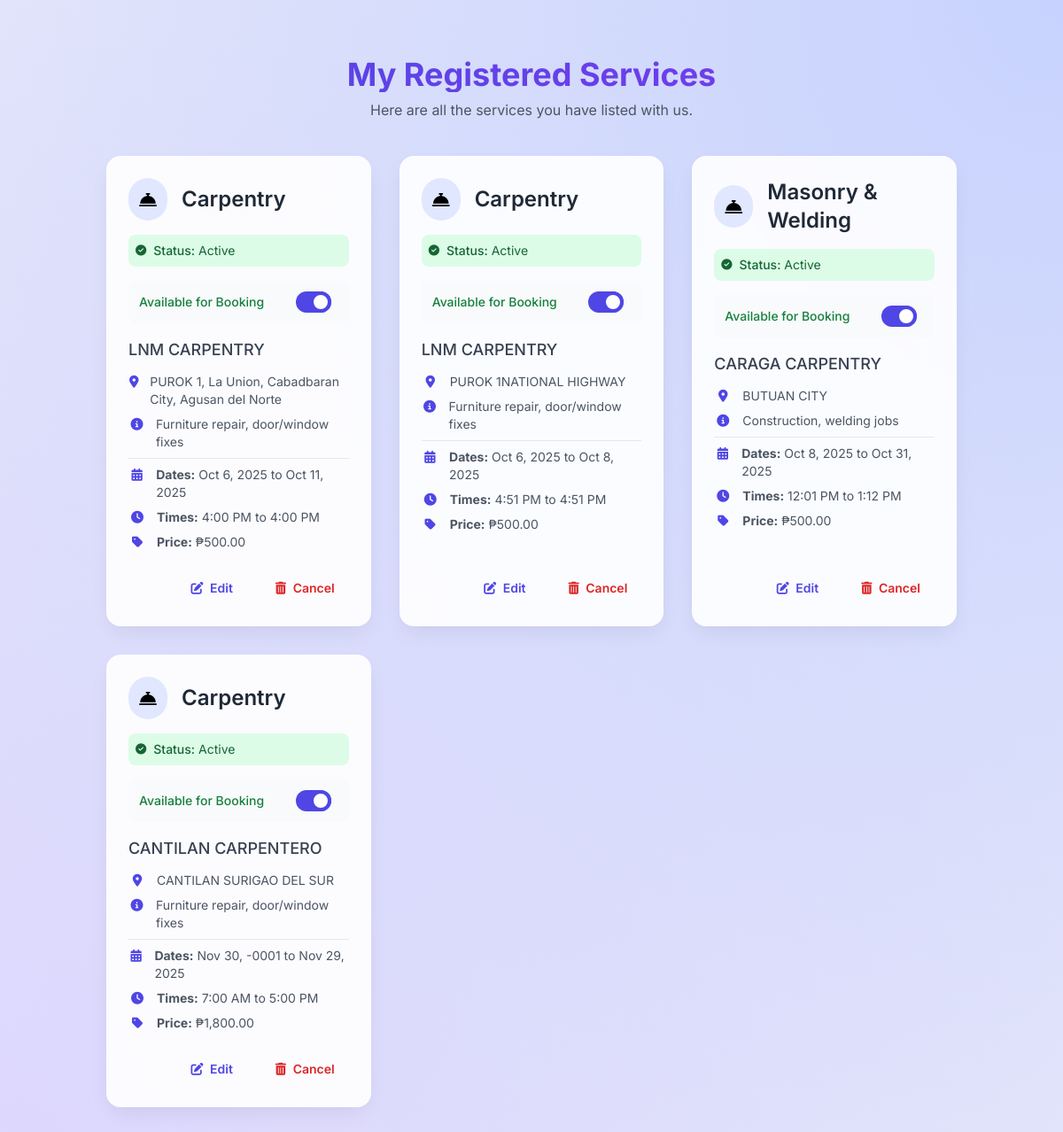
The page /content/view_listings.php (signed in) on the database its author committed.
### tables this page shows
CREATE TABLE `service_providers` (
  `id` int(11) NOT NULL,
  `user_id` int(11) NOT NULL,
  `company_name` varchar(255) NOT NULL,
  `company_address` text NOT NULL,
  `company_email` varchar(255) NOT NULL,
  `contact_number` varchar(50) NOT NULL,
  `service_name` varchar(255) NOT NULL,
  `description` text DEFAULT NULL,
  `registration_date` timestamp NOT NULL DEFAULT current_timestamp(),
  `service_id` int(11) DEFAULT NULL,
  `service_description` text DEFAULT NULL,
  `price` decimal(10,2) NOT NULL,
  `available_date` date NOT NULL DEFAULT '2025-01-01',
  `available_time` time NOT NULL DEFAULT '00:00:00',
  `is_approved` int(11) NOT NULL,
  `available_date_from` date DEFAULT NULL,
  `available_date_to` date DEFAULT NULL,
  `available_time_from` time DEFAULT NULL,
  `available_time_to` time DEFAULT NULL,
  `is_available` tinyint(1) NOT NULL DEFAULT 1
);

### content/view_listings.php (the view, shortened to what this page needs)
<?php
require '../db.php';
$user_id = $_SESSION['user_id'];
$sql = "SELECT
            id, service_name, company_name, company_address, service_description, is_approved,
            available_date_from, available_date_to, available_time_from, available_time_to, price,
            is_available
        FROM service_providers
        WHERE user_id = ?";
$stmt = $conn->prepare($sql);
$stmt->bind_param("i", $user_id);
if (!$stmt->execute()) { die("Error executing query: " . $stmt->error); }
$result = $stmt->get_result();
$services = $result->fetch_all(MYSQLI_ASSOC);
?>
<!DOCTYPE html>
<html lang="en">
<head>
    <script src="https://cdn.tailwindcss.com"></script>
    <link rel="stylesheet" href="https://cdnjs.cloudflare.com/ajax/libs/font-awesome/6.4.0/css/all.min.css">
</head>
<body>
    <div class="container mx-auto p-4 md:p-8">
        <div class="text-center mb-10">
             <h1 class="text-3xl md:text-4xl font-bold header-gradient mb-2">My Registered Services</h1>
            <p class="text-gray-600">Here are all the services you have listed with us.</p>
        </div>
        <?php if (!empty($services)): ?>
            <div class="grid grid-cols-1 md:grid-cols-2 lg:grid-cols-3 gap-8">
                <?php foreach ($services as $service): ?>
                    <div class="card p-6">
                        <div class="flex-grow">
                             <div class="flex items-center mb-4">
                                <div class="bg-indigo-100 text-primary p-3 rounded-full mr-4"><i class="fas fa-concierge-bell fa-lg"></i></div>
                                <h2 class="text-2xl font-semibold text-gray-800"><?php echo htmlspecialchars($service['service_name']); ?></h2>
                            </div>
                            <?php if ($service['is_approved'] == 0): ?>
                                <div class="mb-4 p-2 text-sm text-yellow-800 rounded-lg bg-yellow-100 flex items-center" role="alert"><i class="fas fa-clock fa-sm mr-2"></i><span class="font-medium">Status:</span>&nbsp;Pending Approval</div>
                            <?php else: ?>
                                <div class="mb-4 p-2 text-sm text-green-800 rounded-lg bg-green-100 flex items-center" role="alert"><i class="fas fa-check-circle fa-sm mr-2"></i><span class="font-medium">Status:</span>&nbsp;Active</div>
                            <?php endif; ?>
                            <div class="flex items-center justify-between mb-4 bg-gray-50 p-3 rounded-lg">
                                <span id="availability-label-<?php echo $service['id']; ?>" class="font-medium text-sm <?php echo $service['is_available'] ? 'text-green-700' : 'text-gray-500'; ?>">
                                    <?php echo $service['is_available'] ? 'Available for Booking' : 'Not Available'; ?>
                                </span>
                                <div class="relative inline-block w-10 mr-2 align-middle select-none transition duration-200 ease-in">
                                    <input type="checkbox" name="toggle" id="toggle-<?php echo $service['id']; ?>" class="availability-toggle toggle-checkbox absolute block w-6 h-6 rounded-full bg-white border-4 appearance-none cursor-pointer"
                                           data-id="<?php echo $service['id']; ?>" <?php echo $service['is_available'] ? 'checked' : ''; ?>/>
                                </div>
                            </div>
                            <h3 class="text-lg font-medium text-gray-700 mb-3"><?php echo htmlspecialchars($service['company_name']); ?></h3>
                            <div class="service-details text-sm space-y-2">
                                <p><i class="fas fa-map-marker-alt"></i><span><?php echo htmlspecialchars($service['company_address']); ?></span></p>
                                <p><i class="fas fa-info-circle"></i><span><?php echo nl2br(htmlspecialchars($service['service_description'])); ?></span></p>
                                <hr class="my-3">
                                <p><i class="fas fa-calendar-alt"></i><span><strong>Dates:</strong> <?php echo date("M j, Y", strtotime($service['available_date_from'])) . " to " . date("M j, Y", strtotime($service['available_date_to'])); ?></span></p>
                                <p><i class="fas fa-clock"></i><span><strong>Times:</strong> <?php echo date("g:i A", strtotime($service['available_time_from'])) . " to " . date("g:i A", strtotime($service['available_time_to'])); ?></span></p>
                                <p><i class="fas fa-tag"></i><span><strong>Price:</strong> ₱<?php echo number_format($service['price'], 2); ?></span></p>
                            </div>
                        </div>
                        <div class="mt-6 flex justify-end items-center gap-4">
                            <button class="show-edit-modal inline-block px-4 py-2 text-sm font-semibold text-indigo-600 rounded-md hover:bg-indigo-100 transition-colors duration-200"
                                    data-id="<?php echo htmlspecialchars($service['id']); ?>"
                                    data-company-name="<?php echo htmlspecialchars($service['company_name']); ?>"
                                    data-company-address="<?php echo htmlspecialchars($service['company_address']); ?>"
                                    data-service-description="<?php echo htmlspecialchars($service['service_description']); ?>"
                                    data-date-from="<?php echo htmlspecialchars($service['available_date_from']); ?>"
                                    data-date-to="<?php echo htmlspecialchars($service['available_date_to']); ?>"
                                    data-time-from="<?php echo htmlspecialchars($service['available_time_from']); ?>"
                                    data-time-to="<?php echo htmlspecialchars($service['available_time_to']); ?>"
                                    data-price="<?php echo htmlspecialchars($service['price']); ?>">
                                <i class="fas fa-edit mr-1"></i> Edit
                            </button>
                             <a href="#" class="show-cancel-modal inline-block px-4 py-2 text-sm font-semibold text-red-600 rounded-md hover:bg-red-100 transition-colors duration-200"
                               data-service-id="<?php echo htmlspecialchars($service['id']); ?>">
                                <i class="fas fa-trash-alt mr-1"></i> Cancel
                            </a>
                        </div>
                    </div>
                <?php endforeach; ?>
            </div>
        <?php endif; ?>
    </div>
</body>
</html>

### content/view_listings.php (style rules this page uses)
:root { --primary: #4f46e5; --secondary: #7c3aed; }
body { font-family: 'Inter', sans-serif; background-color: #f3f4f6; background-image: radial-gradient(circle at top right, #c7d2fe, transparent), radial-gradient(circle at bottom left, #ddd6fe, transparent); min-height: 100vh; padding: 2rem; }
.card { background-color: rgba(255, 255, 255, 0.9); backdrop-filter: blur(20px); border-radius: 16px; border: 1px solid rgba(255, 255, 255, 0.2); box-shadow: 0 10px 25px -5px rgba(0, 0, 0, 0.08); transition: transform 0.3s ease, box-shadow 0.3s ease; display: flex; flex-direction: column; }
.header-gradient { background: linear-gradient(90deg, var(--primary) 0%, var(--secondary) 100%); -webkit-background-clip: text; -webkit-text-fill-color: transparent; }
.service-details p { display: flex; align-items: flex-start; margin-bottom: 0.5rem; color: #4b5563; }
.service-details i { width: 20px; text-align: center; margin-right: 0.75rem; color: var(--primary); padding-top: 3px; }
.toggle-checkbox:checked { right: 0; border-color: var(--primary); }

### rows shown on the page
service_providers: service_name "Carpentry", shows "Status:", is_approved "Active", shows "Available for Booking", is_available "☑", company_name "LNM CARPENTRY", company_address "PUROK 1, La Union, Cabadbaran City, Agusan del Norte", service_description "Furniture repair, door/window fixes", available_date_from "Oct 6, 2025", available_date_to "Oct 11, 2025", available_time_from "4:00 PM", available_time_to "4:00 PM", price "500.00"
service_providers: service_name "Carpentry", shows "Status:", is_approved "Active", shows "Available for Booking", is_available "☑", company_name "LNM CARPENTRY", company_address "PUROK 1NATIONAL HIGHWAY", service_description "Furniture repair, door/window fixes", available_date_from "Oct 6, 2025", available_date_to "Oct 8, 2025", available_time_from "4:51 PM", available_time_to "4:51 PM", price "500.00"
service_providers: service_name "Masonry & Welding", shows "Status:", is_approved "Active", shows "Available for Booking", is_available "☑", company_name "CARAGA CARPENTRY", company_address "BUTUAN CITY", service_description "Construction, welding jobs", available_date_from "Oct 8, 2025", available_date_to "Oct 31, 2025", available_time_from "12:01 PM", available_time_to "1:12 PM", price "500.00"
service_providers: service_name "Carpentry", shows "Status:", is_approved "Active", shows "Available for Booking", is_available "☑", company_name "CANTILAN CARPENTERO", company_address "CANTILAN SURIGAO DEL SUR", service_description "Furniture repair, door/window fixes", available_date_from "Nov 30, -0001", available_date_to "Nov 29, 2025", available_time_from "7:00 AM", available_time_to "5:00 PM", price "1,800.00"
